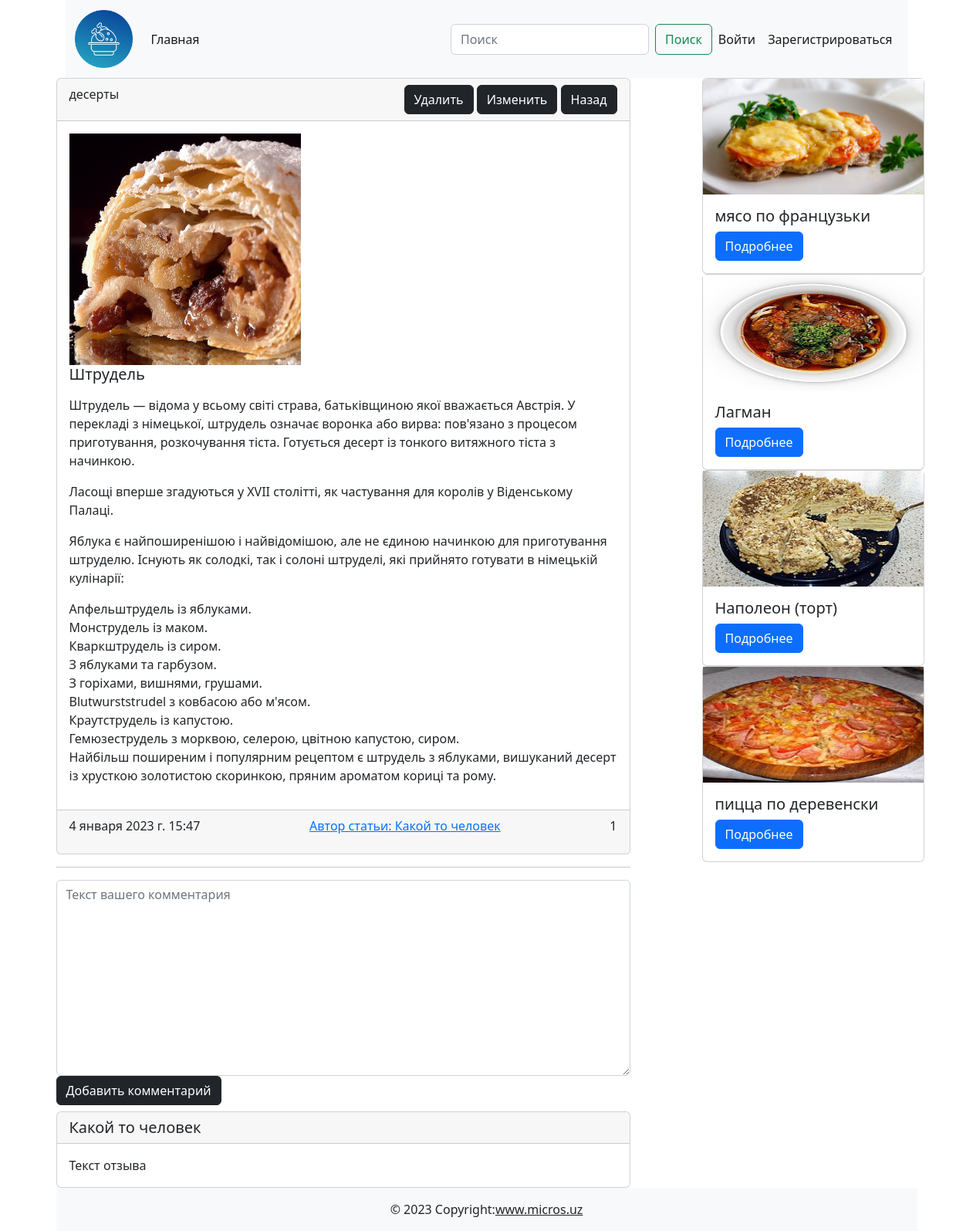
Page /post/5/ on the earlier database version.
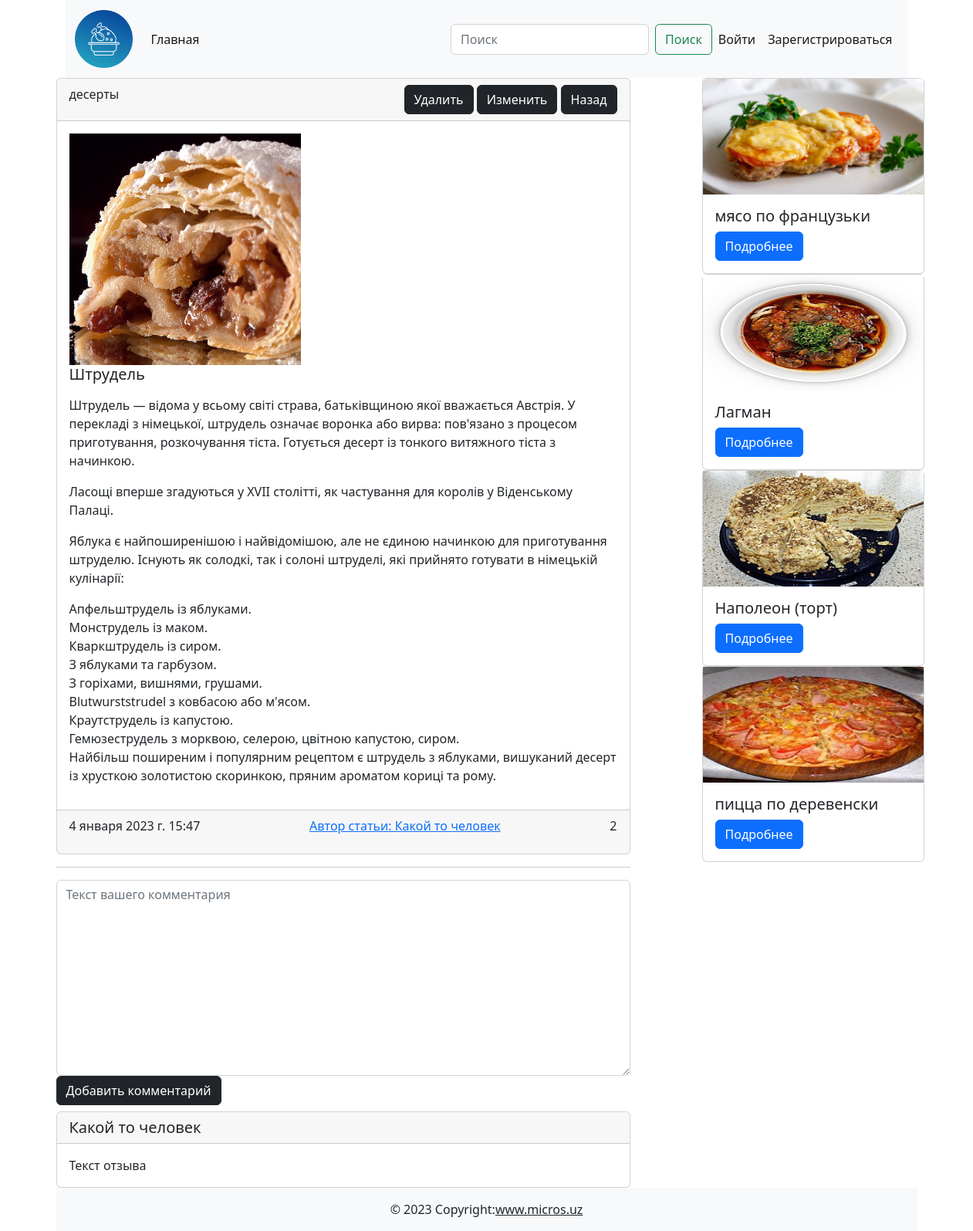
Same page on the later database version.
### cooking/models.py (models this page shows, shortened)
class Post(models.Model):
    title = models.CharField(max_length=255)
    content = models.TextField(default='скоро тут будет статья')
    created_at = models.DateTimeField(auto_now_add=True)
    updated_at = models.DateTimeField(auto_now=True)
    photo = models.ImageField(upload_to='photos/', blank=True, null=True)
    watched = models.IntegerField(default=0)
    is_published = models.BooleanField(default=True)
    category = models.ForeignKey(Category,on_delete=models.CASCADE)
    def get_absolute_url(self):
        return reverse('post_detail', kwargs={'pk':self.pk})

class Category(models.Model):
    title = models.CharField(max_length=255)
    def __str__(self):
        return self.title

### cooking/views.py (the view)
# urls.py: path('post/<int:pk>/',post_detail, name='post_detail'),
def post_detail(request, pk):
    article = Post.objects.get(pk=pk)
    Post.objects.filter(pk=pk).update(watched = F('watched')+1)
    ext_post = Post.objects.all().order_by('-watched')[:4]
    context = {
        'title': article.title,
        'post': article,
        'ext_posts':ext_post,
    }
    return render(request,'cooking/article_detail.html',context)

### cooking/templates/cooking/article_detail.html (shortened to what this page needs)
{% extends 'base.html' %}
{% block main %}
<div class="d-flex justify-content-between"><div class="col-8">
    <div class="card"><div class="card-header d-flex justify-content-between">{{post.category}}
        <div>
            <a href="#!" class="btn btn-dark">Удалить</a>
            <a href="#!" class="btn btn-dark">Изменить</a>
            <a href="#!" class="btn btn-dark">Назад</a>
        </div>
    </div>
        <img src="" class="card-img-top" alt=""><div class="card-body">
            {%if post.photo %}
            <img src="{{ post.photo.url }}" width="300" height="300" alt="">
            {%else%}
        <img src="https://www.raumplus.ru/upload/iblock/99e/Skoro-zdes-budet-foto.jpg" width="300" alt="">
        {%endif%}
        <h5 class="card-title">{{post.title}}</h5>
        <p class="card-text">{{post.content | linebreaks }}</p>
    </div>
        <div class="card-footer d-flex justify-content-between"><p class="card-text">4 января 2023 г. 15:47</p>
            <a href="/profile/1">Автор статьи: Какой то человек</a>
            <p class="card-text">{{post.watched}}</p>
        </div>
    </div>
    <hr>
    <form action="#!" method="post" , enctype="multipart/form-data">
        <textarea name="text" cols="40" rows="10" class="form-control" placeholder="Текст вашего комментария" required id="id_text"></textarea>
        <button class="btn btn-dark" type="submit">Добавить комментарий</button>
    </form>
    <div class="card mt-2"><h5 class="card-header">Какой то человек</h5>
        <div class="card-body">
            <p class="card-text">Текст отзыва</p>
        </div>
    </div>
</div>
<div class="col-1"></div>
<div class="col-4">
    {%for ext_post in ext_posts %}
    <div class="card" style="width: 18rem;">
        {%if ext_post.photo %}
        <img src="{{ ext_post.photo.url }}" width="286" height="150" alt="">
        {%else%}
        <img class="card-img-top" src="{{ext_post.img}}" width="200" alt="">
        {%endif%}
        <div class="card-body"><h5 class="card-title">{{ext_post.title}}</h5><a href="{{ext_post.get_absolute_url}}" class="btn btn-primary">Подробнее</a></div>
    </div>
    {%endfor%}
</div>
</div>
{% endblock main %}

Differences in the rows shown:
changed Post "Штрудель": watched "1" → "2"
